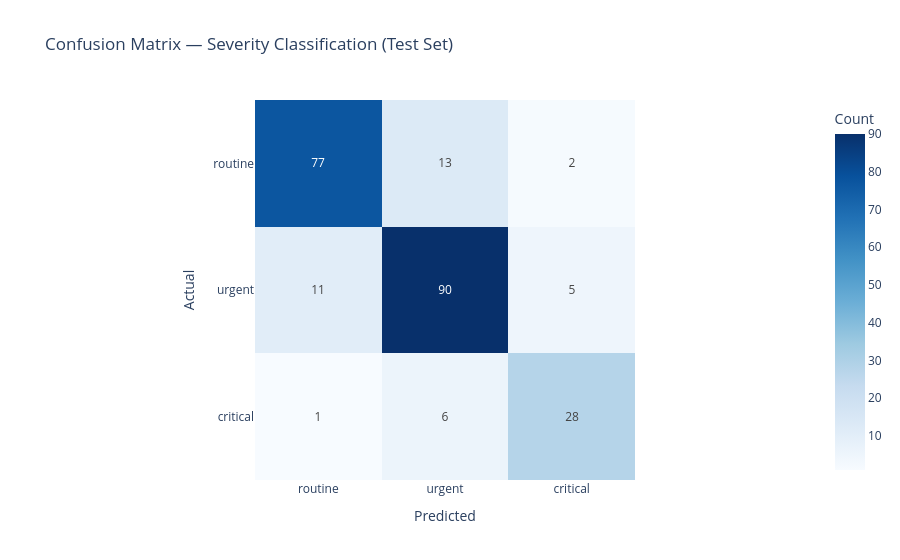

The cell this chart's notebook holds for it:
### Code cell
from sklearn.model_selection import train_test_split
from sklearn.metrics import classification_report, confusion_matrix
import plotly.express as px

from src.utils.config import ClassifierConfig, TrainingConfig

labels_list = ClassifierConfig.active_labels()  # ['routine', 'urgent', 'critical']
label2id    = {lbl: i for i, lbl in enumerate(labels_list)}
cfg         = TrainingConfig

# Reconstruct the exact same split used inside clf.train() — same filtering,
# same integer label encoding, same seed — so this evaluates on the untouched
# held-out test set rather than data the model has already seen.
valid_mask = df['severity'].isin(labels_list)
df_valid   = df[valid_mask]
texts      = df_valid['transcription'].tolist()
label_ids  = [label2id[lbl] for lbl in df_valid['severity']]

x_trainval, x_test, y_trainval, y_test_ids = train_test_split(
    texts, label_ids,
    test_size    = cfg.test_split,
    random_state = cfg.random_seed,
    stratify     = label_ids,
)
y_test = [labels_list[i] for i in y_test_ids]

# Load the best saved checkpoint and predict on the held-out test set
clf.load()
results = clf.predict_batch(x_test)
y_pred  = [r.label for r in results]

print(classification_report(y_test, y_pred, labels=labels_list, digits=3))

cm = confusion_matrix(y_test, y_pred, labels=labels_list)
fig = px.imshow(
    cm, text_auto=True,
    x=labels_list, y=labels_list,
    labels=dict(x='Predicted', y='Actual', color='Count'),
    title='Confusion Matrix — Severity Classification (Test Set)',
    color_continuous_scale='Blues',
)
fig.show()

### Figure 1 — Plotly figure (JSON) as saved in the notebook; plotly's stock layout.template omitted (floating-point values rounded to 4 significant figures)
{"data": [{"coloraxis": "coloraxis", "hovertemplate": "Predicted: %{x}<br>Actual: %{y}<br>Count: %{z}<extra></extra>", "name": "0", "texttemplate": "%{z}", "type": "heatmap", "x": ["routine", "urgent", "critical"], "xaxis": "x", "y": ["routine", "urgent", "critical"], "yaxis": "y", "z": [[77, 13, 2], [11, 90, 5], [1, 6, 28]]}], "layout": {"coloraxis": {"autocolorscale": false, "colorbar": {"title": {"text": "Count"}}, "colorscale": [[0, "rgb(247,251,255)"], [0.125, "rgb(222,235,247)"], [0.25, "rgb(198,219,239)"], [0.375, "rgb(158,202,225)"], [0.5, "rgb(107,174,214)"], [0.625, "rgb(66,146,198)"], [0.75, "rgb(33,113,181)"], [0.875, "rgb(8,81,156)"], [1, "rgb(8,48,107)"]]}, "title": {"text": "Confusion Matrix — Severity Classification (Test Set)"}, "xaxis": {"anchor": "y", "constrain": "domain", "domain": [0, 1], "scaleanchor": "y", "title": {"text": "Predicted"}}, "yaxis": {"anchor": "x", "autorange": "reversed", "constrain": "domain", "domain": [0, 1], "title": {"text": "Actual"}}}}
